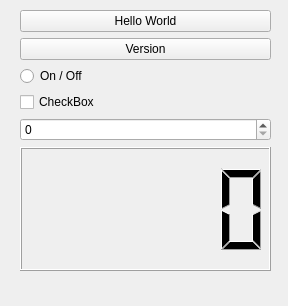
<?xml version="1.0" encoding="UTF-8"?>
<ui version="4.0">
 <class>TestPlugin</class>
 <widget class="QDockWidget" name="TestPlugin">
  <property name="geometry">
   <rect>
    <x>0</x>
    <y>0</y>
    <width>288</width>
    <height>306</height>
   </rect>
  </property>
  <property name="windowTitle">
   <string>DockWidget</string>
  </property>
  <widget class="QWidget" name="dockWidgetContents">
   <widget class="QWidget" name="verticalLayoutWidget">
    <property name="geometry">
     <rect>
      <x>20</x>
      <y>10</y>
      <width>251</width>
      <height>261</height>
     </rect>
    </property>
    <layout class="QVBoxLayout" name="verticalLayout">
     <item>
      <widget class="QPushButton" name="helloWorldBtn">
       <property name="text">
        <string>Hello World</string>
       </property>
      </widget>
     </item>
     <item>
      <widget class="QPushButton" name="versionButton">
       <property name="text">
        <string>Version</string>
       </property>
      </widget>
     </item>
     <item>
      <widget class="QRadioButton" name="onOffRadio">
       <property name="layoutDirection">
        <enum>Qt::LeftToRight</enum>
       </property>
       <property name="text">
        <string>On / Off</string>
       </property>
       <property name="autoRepeat">
        <bool>false</bool>
       </property>
      </widget>
     </item>
     <item>
      <widget class="QCheckBox" name="checkBox">
       <property name="text">
        <string>CheckBox</string>
       </property>
      </widget>
     </item>
     <item>
      <widget class="QSpinBox" name="spinBox"/>
     </item>
     <item>
      <widget class="QLCDNumber" name="lcdNumber"/>
     </item>
    </layout>
   </widget>
  </widget>
 </widget>
 <resources/>
 <connections/>
</ui>
